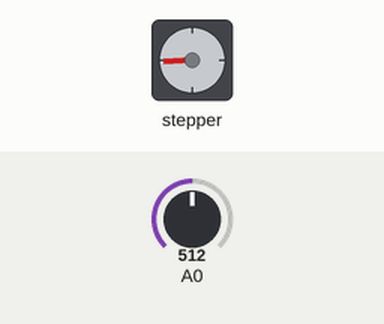
The sketch below on a simulated Arduino Uno, built with avr-gcc and run on an emulated ATmega328P. Shown: stepper motor. Inputs (shaded band) come from the test bench; at power-on: A0 = 512. Stepper angles assume 200 steps per turn.

Above: at 1.2 s.
1.3 s: A0 set to 716
At 1.67 s:
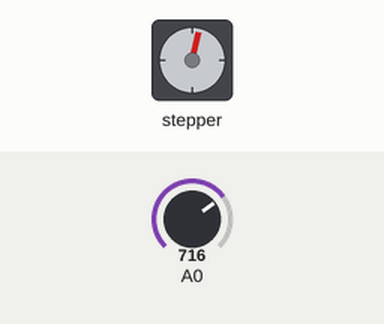
4.3 s: A0 set to 900
7.3 s: A0 set to 0
At 7.3 s:
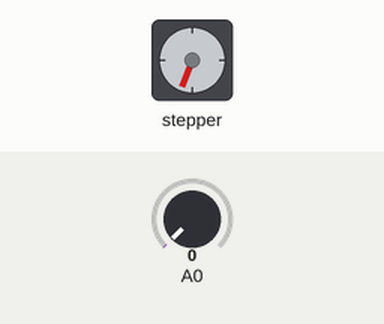
8.8 s: A0 set to 3
10.3 s: A0 set to 6
At 13.45 s:
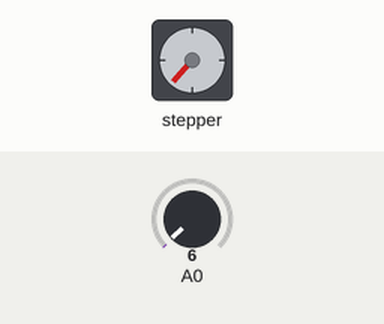
Timing chart, 0 to 41.8 s (numbered marks = the images above; inputs shaded):
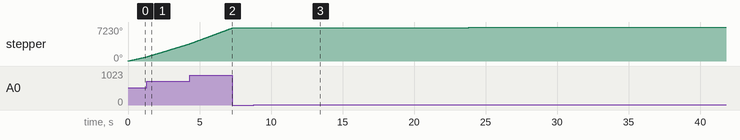

Measured:
- the behaviour switches between 4 and 5 on A0 (found by bisection; images 2 and 3)
- after the input at 7.3 s, stepper: stops changing and stays 7041°
- after the input at 8.8 s, every drawn part: stays the same
- after the input at 10.3 s, stepper: keeps turning clockwise at about 6°/s, starting at once

The sketch:

Stepper_Motor.ino
```cpp
#include <Stepper.h>

const int stepsRevolution = 200;

Stepper myStepper (stepsRevolution, 8, 9, 10, 11);

int stepCount = 0;

void setup()
{
}

void loop()
{
 int sensorR = analogRead(A0);
 int motorSpeed = map(sensorR, 0, 1023, 0, 250);
  if (motorSpeed > 0){
    myStepper.setSpeed(motorSpeed);
    myStepper.step(stepsRevolution / 100);
  }
}
```
